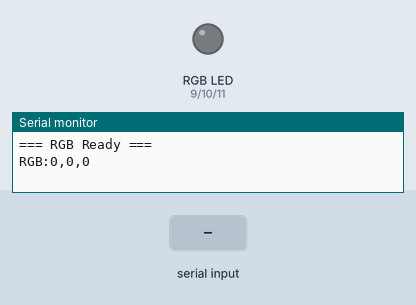
The sketch below on a simulated Arduino Uno, built with avr-gcc and run on an emulated ATmega328P. Shown: an RGB LED mixed from three pins (HIGH = lit), the last lines printed to the serial monitor. The inputs (shaded band) are chosen by the test bench. Dim RGB values are drawn brighter than linear.

Above: at 1.2 s.
1.3 s: "90,45,200\n" received over Serial
At 1.8 s:
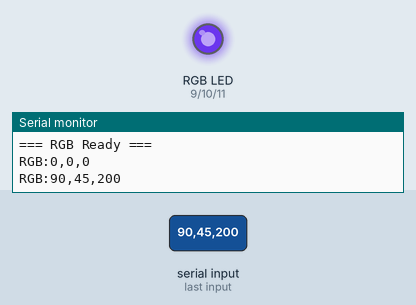
2.8 s: "30,150,10\n" received over Serial
At 4.0 s:
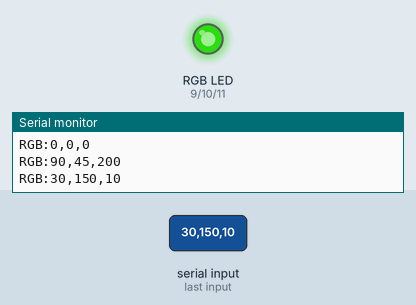
4.3 s: "1,90,45\n" received over Serial
At 5.2 s:
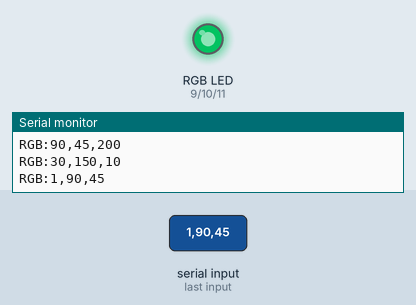
Timing chart, 0 to 7.3 s (numbered marks = the images above; inputs shaded):
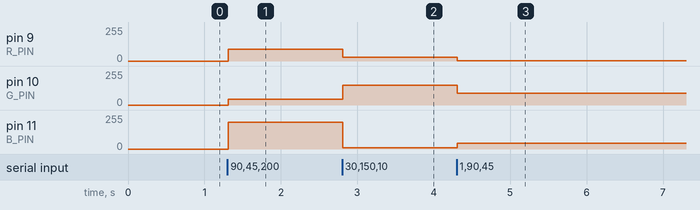

Measured:
- after the input at 1.3 s, pin 9 (R_PIN): 0/255 → 90/255 at once; pin 10 (G_PIN): 0/255 → 45/255 at once; pin 11 (B_PIN): 0/255 → 200/255 at once
- after the input at 2.8 s, pin 9 (R_PIN): 90/255 → 30/255 at once; pin 10 (G_PIN): 45/255 → 150/255 at once; pin 11 (B_PIN): 200/255 → 10/255 at once
- after the input at 4.3 s, pin 9 (R_PIN): 30/255 → 1/255 at once; pin 10 (G_PIN): 150/255 → 90/255 at once; pin 11 (B_PIN): 10/255 → 45/255 at once

The sketch:

rgb_firmware.ino
```cpp
/*
 * ============================================================
 * RGB LED - ARDUINO FIRMWARE  (Robotics Club)
 * ============================================================
 * Works with the RGB page in Bolt Control. You can also type a
 * color in the Serial Monitor or a phone Bluetooth terminal.
 *
 * WIRING  (RGB LED = 4 legs, the longest one is the common leg)
 *   R leg -> 220 ohm -> pin 9      (PWM ~)
 *   G leg -> 220 ohm -> pin 10     (PWM ~)
 *   B leg -> 220 ohm -> pin 11     (PWM ~)
 *   long leg -> GND  (common cathode)   or  5V (common anode: set COMMON_ANODE below)
 *   HC-05:   RX -> TX(1) ,  TX -> RX(0) ,  GND -> GND ,  VCC -> 5V
 *            Unplug RX/TX while uploading.
 *
 * COMMANDS (one per line)
 *   #RRGGBB      hex color, e.g.  #FF8000  = orange
 *   r,g,b        numbers 0-255, e.g.  255,128,0
 *   ?            ask for the current color
 *
 * ANSWER (after every command):  RGB:r,g,b
 * ============================================================
 */

#define R_PIN  9
#define G_PIN 10
#define B_PIN 11

const bool COMMON_ANODE = false;        // true if the long leg goes to 5V
const unsigned long LINE_GAP = 100;     // a line also ends after this much silence (ms)

int red = 0, green = 0, blue = 0;

char line[16];
byte len = 0;
unsigned long lastChar = 0;

void setup() {
  Serial.begin(9600);                   // HC-05 talks at 9600
  pinMode(R_PIN, OUTPUT);
  pinMode(G_PIN, OUTPUT);
  pinMode(B_PIN, OUTPUT);
  setColor(0, 0, 0);
  Serial.println("=== RGB Ready ===");
  report();
}

void loop() {
  unsigned long now = millis();

  while (Serial.available()) {
    char c = Serial.read();
    lastChar = now;
    if (c == '\n' || c == '\r') {
      endLine();
    } else if (c == '?' && len == 0) {
      report();
    } else if (len < sizeof(line) - 1) {
      line[len++] = c;
    }
  }

  // terminals that don't send a newline: the line ends after a short pause
  if (len > 0 && now - lastChar > LINE_GAP) endLine();
}

void endLine() {
  line[len] = 0;
  if (len == 0) return;
  len = 0;

  if (line[0] == '#' && strlen(line) == 7) {          // #RRGGBB
    long v = strtol(line + 1, NULL, 16);
    setColor((v >> 16) & 255, (v >> 8) & 255, v & 255);
  } else if (strchr(line, ',')) {                     // r,g,b
    char *g = strchr(line, ',') + 1;
    char *b = strchr(g, ',');
    if (!b) return;
    setColor(atoi(line), atoi(g), atoi(b + 1));
  } else {
    return;                                           // not a color, ignore it
  }
  report();
}

void setColor(int r, int g, int b) {
  red   = constrain(r, 0, 255);
  green = constrain(g, 0, 255);
  blue  = constrain(b, 0, 255);
  analogWrite(R_PIN, COMMON_ANODE ? 255 - red   : red);
  analogWrite(G_PIN, COMMON_ANODE ? 255 - green : green);
  analogWrite(B_PIN, COMMON_ANODE ? 255 - blue  : blue);
}

void report() {
  Serial.print("RGB:");
  Serial.print(red);   Serial.print(',');
  Serial.print(green); Serial.print(',');
  Serial.println(blue);
}
```
